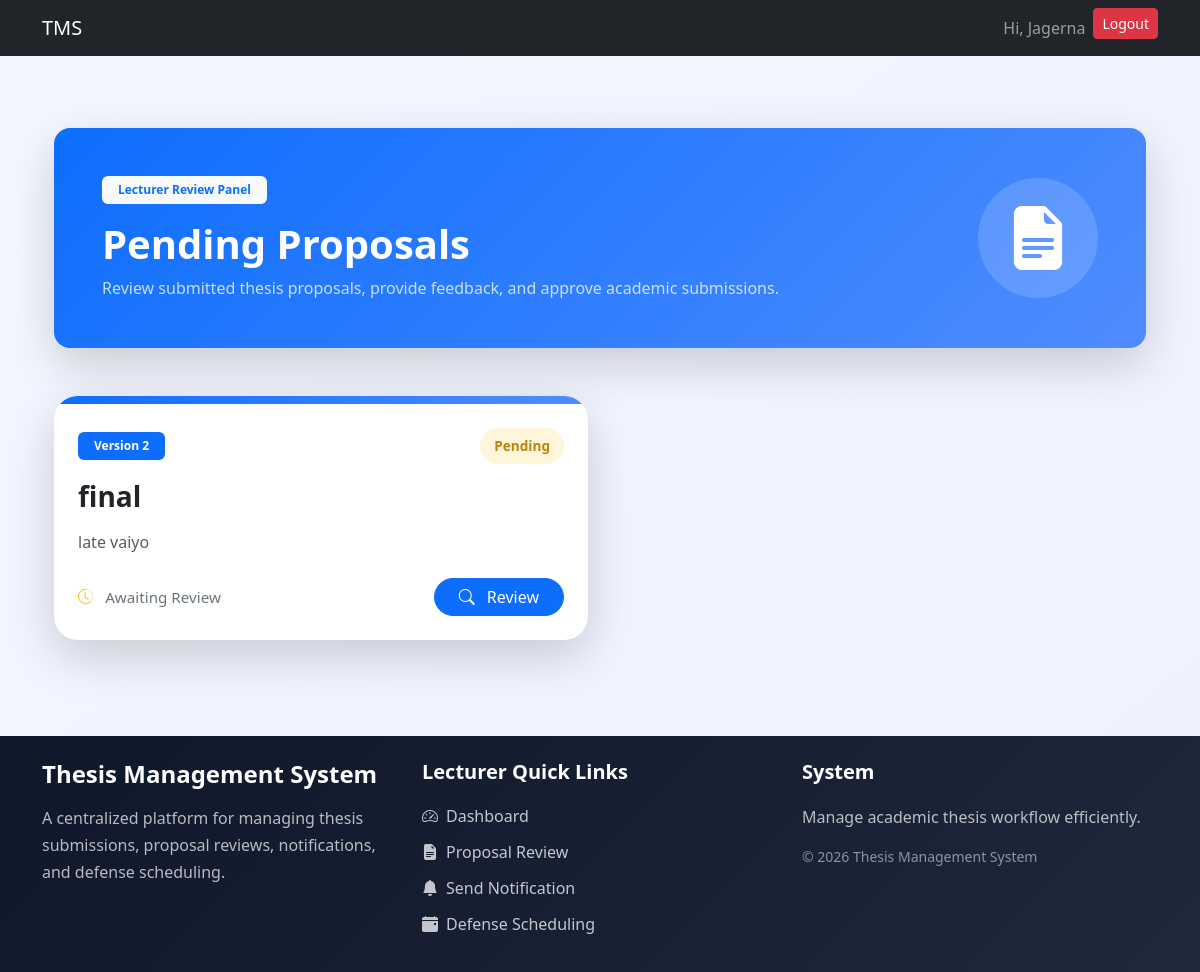
The app's page /thesis/lecturer/proposals/ (signed in) with its own data.
### users/models.py (models this page shows, shortened)
class User(AbstractUser):
    username = models.CharField(max_length=100, unique=True)
    email = models.EmailField(unique=True)
    role = models.CharField(max_length=10, choices=ROLE_CHOICES)
    USERNAME_FIELD = "email"
    REQUIRED_FIELDS = ["username"]

### thesis/models.py (models this page shows, shortened)
class Proposal(models.Model):
    group = models.ForeignKey('ThesisGroup', on_delete=models.CASCADE, related_name='proposals')
    title = models.CharField(max_length=255)
    description = models.TextField()
    document = models.FileField(upload_to='proposal_documents/')
    submitted_at = models.DateTimeField(auto_now_add=True)
    status = models.ForeignKey(ThesisStatus,on_delete=models.CASCADE)
    lecturer_comment = models.TextField(null=True,blank=True)
    supervisor_comment = models.TextField(null=True,blank=True)
    reviewed_by_lecturer = models.ForeignKey(Lecturer,on_delete=models.SET_NULL,null=True,blank=True,related_name="lecturer_reviews")
    reviewed_at = models.DateTimeField(null=True,blank=True)
    version = models.IntegerField(default=1)
    submitted_at = models.DateTimeField(auto_now_add=True)

class ThesisStatus(models.Model):
    name = models.CharField(max_length=50, unique=True)

### users/decorators.py (the view)
    def wrapper(request, *args, **kwargs):
        if request.user.role != 'lecturer':
            return redirect('login')
        return view_func(request, *args, **kwargs)

### thesis/views.py (called while the page is built)
@login_required
@lecturer_required
def lecturer_proposals(request):
    proposals = Proposal.objects.filter(
        status__name='Pending'
    )
    context = {
        'proposals': proposals
    }
    return render(
        request,
        'thesis/lecturer_proposals.html',
        context
    )

### thesis/templates/thesis/lecturer_proposals.html (shortened to what this page needs)
{% extends "base.html" %}
{% block start %}
<div class="container py-5">
    <div class="proposal-header shadow-lg rounded-4 p-5 mb-5 text-white">
        <div class="d-flex flex-column flex-md-row justify-content-between align-items-center">
            <div>
                <span class="badge bg-light text-primary px-3 py-2 mb-3">
                    Lecturer Review Panel
                </span>
                <h1 class="fw-bold mb-2">
                    Pending Proposals
                </h1>
                <p class="opacity-75 mb-0">
                    Review submitted thesis proposals,
                    provide feedback, and approve academic submissions.
                </p>
            </div>
            <div class="mt-4 mt-md-0">
                <div class="header-icon">
                    <i class="bi bi-file-earmark-text-fill"></i>
                </div>
            </div>
        </div>
    </div>
    <div class="row g-4">
        {% for proposal in proposals %}
        <div class="col-lg-6">
            <div class="card proposal-card border-0 shadow-lg h-100">
                <div class="card-top"></div>
                <div class="card-body p-4">
                    <div class="d-flex justify-content-between align-items-center mb-3">
                        <span class="badge bg-primary px-3 py-2">
                            Version {{ proposal.version }}
                        </span>
                        <span class="status-badge">
                            {{ proposal.status.name }}
                        </span>
                    </div>
                    <h3 class="fw-bold mb-3">
                        {{ proposal.title }}
                    </h3>
                    <p class="text-muted mb-4">
                        {{ proposal.description }}
                    </p>
                    <div class="d-flex justify-content-between align-items-center">
                        <div class="review-info">
                            <i class="bi bi-clock-history me-2 text-warning"></i>
                            Awaiting Review
                        </div>
                        <a href="{% url 'review_proposal' proposal.id %}"
                           class="btn btn-primary rounded-pill px-4">
                            <i class="bi bi-search me-2"></i>
                            Review
                        </a>
                    </div>
                </div>
            </div>
        </div>
        {% endfor %}
    </div>
</div>
<link rel="stylesheet"
href="https://cdn.jsdelivr.net/npm/bootstrap-icons@1.11.3/font/bootstrap-icons.min.css">
{% endblock %}

### users/templates/base.html (shortened to what this page needs)
<!DOCTYPE html>
<html lang="en">
<head>
    <link href="https://cdn.jsdelivr.net/npm/bootstrap@5.3.8/dist/css/bootstrap.min.css" rel="stylesheet">
</head>
<body>
    <nav class="navbar navbar-expand-lg navbar-dark bg-dark">
        <div class="container">
            {% if request.user.is_authenticated %}
            {% if request.user.role == 'student' %}
            <a class="navbar-brand" href="{% url 'student_dashboard' %}">
                TMS
            </a>
            {% elif request.user.role == 'lecturer' %}
            <a class="navbar-brand" href="{% url 'lecturer_dashboard' %}">
                TMS
            </a>
            {% elif request.user.role == 'admin' %}
            <a class="navbar-brand" href="{% url 'admin_dashboard' %}">
                TMS
            </a>
            {% endif %}
            {% else %}
            <a class="navbar-brand" href="{% url 'login' %}">
                TMS
            </a>
            {% endif %}
            <div class="collapse navbar-collapse" id="navbarNav">
                <ul class="navbar-nav ms-auto">
                    {% if request.user.is_authenticated %}
                    <li class="nav-item">
                        <span class="nav-link">Hi, {{ request.user.first_name }}</span>
                    </li>
                    <li class="nav-item">
                        <a href="/logout/" class="btn btn-danger btn-sm">Logout</a>
                    </li>
                    {% endif %}
                </ul>
            </div>
        </div>
    </nav>
    <div class="container mt-4">
        {% block start %}
        {% endblock %}
    </div>
    <footer class="footer-section mt-5">
        <div class="container py-4">
            <div class="row g-4">
                <div class="col-lg-4">
                    <h4 class="fw-bold text-white mb-3">
                        Thesis Management System
                    </h4>
                    <p class="footer-text">
                        A centralized platform for managing thesis submissions,
                        proposal reviews, notifications, and defense scheduling.
                    </p>
                </div>
                {% if request.user.role == "lecturer" %}
                <div class="col-lg-4">
                    <h5 class="footer-title">
                        Lecturer Quick Links
                    </h5>
                    <ul class="footer-links">
                        <li>
                            <a href="{% url 'lecturer_dashboard' %}">
                                <i class="bi bi-speedometer2 me-2"></i>
                                Dashboard
                            </a>
                        </li>
                        <li>
                            <a href="{% url 'lecturer_proposals' %}">
                                <i class="bi bi-file-earmark-text-fill me-2"></i>
                                Proposal Review
                            </a>
                        </li>
                        <li>
                            <a href="{% url 'notification_center' %}">
                                <i class="bi bi-bell-fill me-2"></i>
                                Send Notification
                            </a>
                        </li>
                        <li>
                            <a href="{% url 'lecturer_groups' %}">
                                <i class="bi bi-calendar-event-fill me-2"></i>
                                Defense Scheduling
                            </a>
                        </li>
                    </ul>
                </div>
                {% endif %}
                <div class="col-lg-4">
                    <h5 class="footer-title">
                        System
                    </h5>
                    <p class="footer-text mb-2">
                        Manage academic thesis workflow efficiently.
                    </p>
                    <p class="footer-copy">
                        © 2026 Thesis Management System
                    </p>
                </div>
            </div>
        </div>
    </footer>
    <link rel="stylesheet" href="https://cdn.jsdelivr.net/npm/bootstrap-icons@1.11.3/font/bootstrap-icons.min.css">
</body>
</html>

### thesis/templates/thesis/lecturer_proposals.html (style rules this page uses)
body { background: linear-gradient(to bottom right, #f4f7ff, #eef2ff); }
.rounded-4 { border-radius: 1.3rem; }
.proposal-header { background: linear-gradient(135deg, #0d6efd, #4f8cff); }
.header-icon { width: 120px; height: 120px; border-radius: 50%; background: rgba(255,255,255,0.15); display: flex; align-items: center; justify-content: center; font-size: 4rem; }
.proposal-card { border-radius: 1.5rem; overflow: hidden; transition: all 0.3s ease; background: white; }
.card-top { height: 8px; background: linear-gradient(to right, #0d6efd, #4f8cff); }
.status-badge { background: rgba(255,193,7,0.15); color: #b8860b; padding: 8px 14px; border-radius: 50px; font-size: 0.85rem; font-weight: 600; }
.review-info { font-size: 0.95rem; color: #6c757d; font-weight: 500; }

### users/templates/base.html (style rules this page uses)
.footer-section { background: linear-gradient(135deg, #0f172a, #1e293b); color: white; margin-top: 80px; }
.footer-title { font-weight: 700; margin-bottom: 20px; color: #ffffff; }
.footer-text { color: rgba(255, 255, 255, 0.7); line-height: 1.7; }
.footer-copy { color: rgba(255, 255, 255, 0.5); margin-top: 15px; font-size: 14px; }
.footer-links { list-style: none; padding: 0; margin: 0; }
.footer-links li { margin-bottom: 12px; }
.footer-links a { color: rgba(255, 255, 255, 0.75); text-decoration: none; transition: 0.3s ease; display: inline-flex; align-items: center; }

### records on screen
User: user.first_name "Jagerna"
Proposal: version "2", status.name "Pending", title "final", description "late vaiyo"
